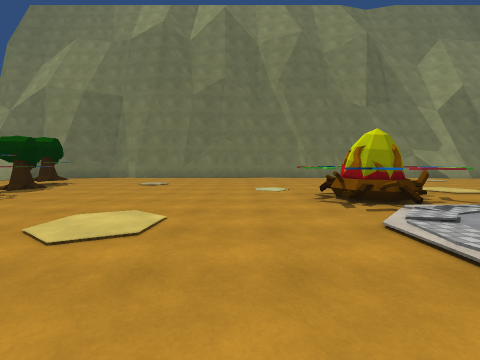
[1] (above)

16 first-person views from a walk through a Unity game level. The camera is 1.4 m above the floor, tilts 4° down and sees 90° across. The floor is counted in squares, 2 m on a side. Each view is taken from the middle of a square. On the plan, view 1 faces up. The plan holds only what a view shows up to about 9 squares ahead; the rest is blank. The place goes on beyond the plan. The player character is not drawn. Surface patterns are stand-ins for the level's own textures.

[2]
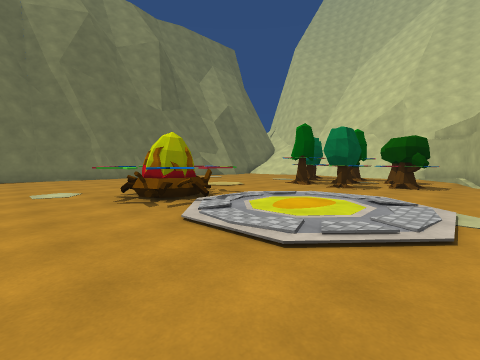

[3]
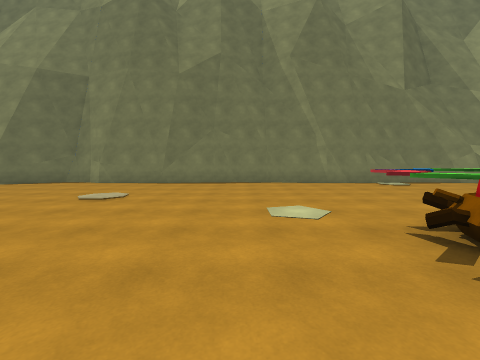

[4]
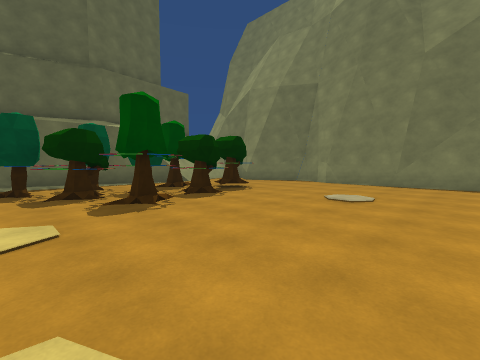

[5]
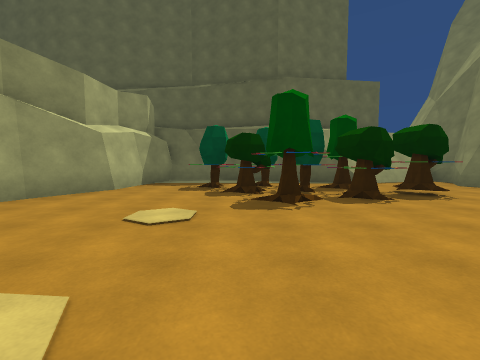

[6]
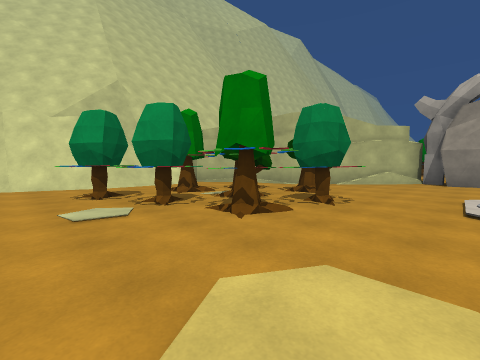

[7]
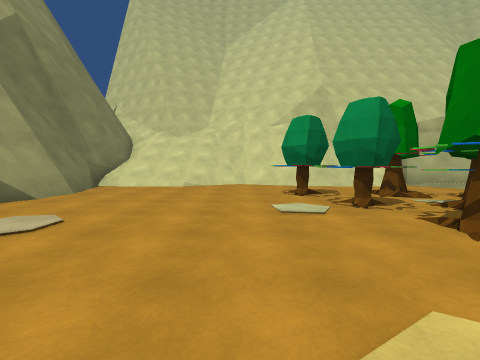

[8]
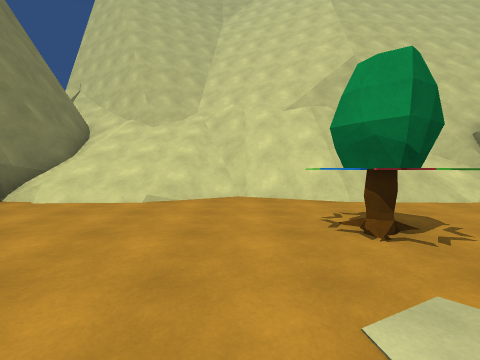

[9]
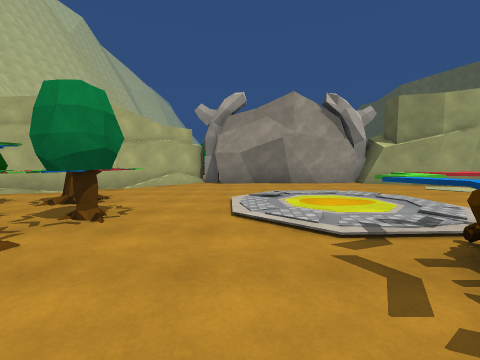

[10]
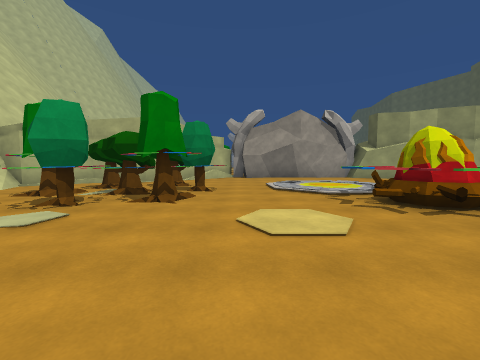

[11]
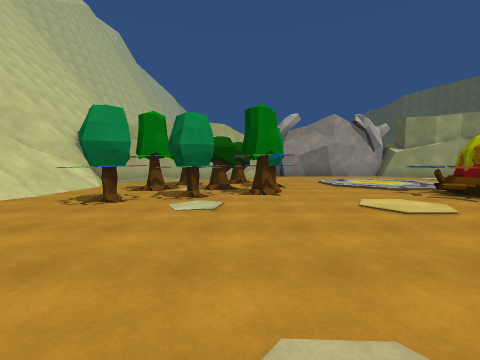

[12]
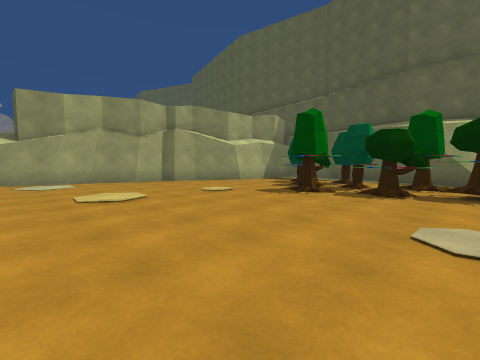

[13]
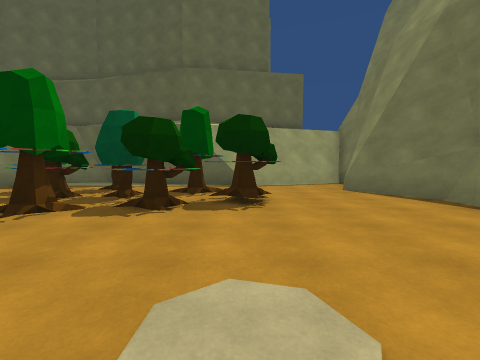

[14]
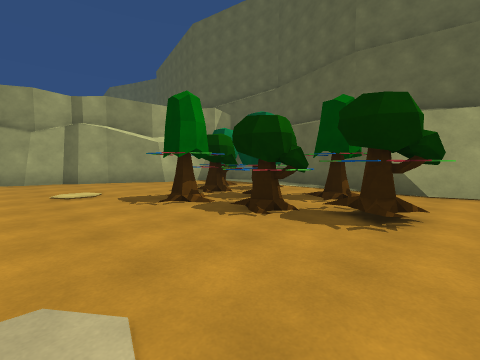

[15]
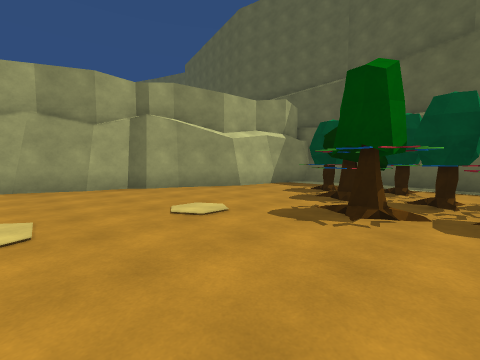

[16]
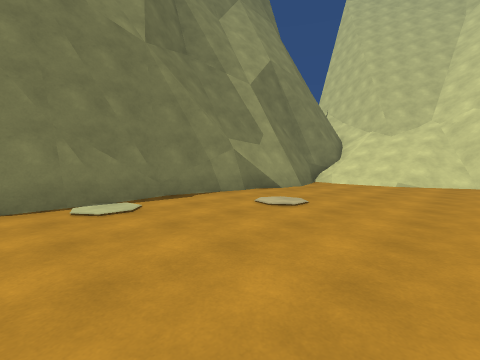

### Floor plan
Key: @ floor where view 1 was taken; # wall or solid block; x gap in a wall; . main floor; : floor 0.25 m higher than the main floor; / step, stairs or slope; = window, fence, low wall or low ledge; ^ raised ledge; O other object.
Columns run from 11 left of view 1 to 17 right of it. Each row starts with its distance up from view 1.
 12 #############################
 11 ####................####////#
 10 ##......................///##
  9  #......................///#^
  8  #.OOO..................///=^
  7  #.OOOO................./x=##
  6  #.OOO.......OO......O#.///##
  5 ##xOOO......OOOO...OO##.///#
  4 #..#OO ......OOO.OO##O..//##
  3 #..O........./.:/OOOOO..//#
  2 #............::./.#OOO../##
  1 ###..........////..OO..###
  0   ####.....@..//.....###
 -1      ####..........###
 -2         ###........#
 -3           ##########

Where each view was taken, in squares from view 1:
view 1: 0 up, 0 right, facing up
view 2: 0 up, 0 right, facing up-right
view 3: 3 up, 0 right, facing up
view 4: 3 up, 1 left, facing up-left
view 5: 4 up, 1 left, facing left
view 6: 7 up, 5 right, facing down-right
view 7: 7 up, 5 right, facing right
view 8: 7 up, 8 right, facing right
view 9: 6 up, 5 right, facing down
view 10: 9 up, 6 right, facing down
view 11: 10 up, 8 right, facing down
view 12: 8 up, 0 right, facing down-left
view 13: 8 up, 2 left, facing left
view 14: 9 up, 3 left, facing down-left
view 15: 6 up, 2 left, facing down-left
view 16: 7 up, 4 right, facing up-right
